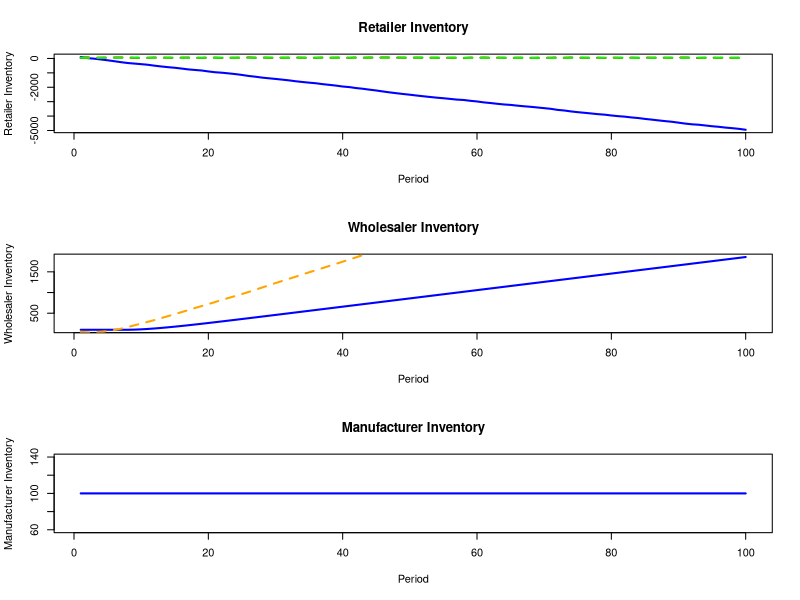

Reproduce this figure in R.

# Parameters
n_periods <- 100             # Number of periods for the simulation
initial_inventory <- 100     # Initial inventory at each level
order_up_to_level <- 120     # Target order-up-to level for each level of the supply chain
order_delay <- 2             # Number of periods of delay in orders
demand_variability <- 10     # Variability in demand (standard deviation)
replenishment_time <- 3      # Time taken for orders to be fulfilled (lead time)
cost_per_order <- 10         # Cost per order
holding_cost <- 1            # Holding cost per unit of inventory
backorder_cost <- 5          # Backorder cost per unit of unmet demand

# Forecasting and smoothing parameters
smoothing_factor <- 0.2      # Exponential smoothing factor for forecasting

# Variables initialization with length equal to n_periods
retailer_demand <- rep(0, n_periods)
retailer_inventory <- rep(0, n_periods)
wholesaler_inventory <- rep(0, n_periods)
manufacturer_inventory <- rep(0, n_periods)
wholesaler_orders <- rep(0, n_periods)
manufacturer_orders <- rep(0, n_periods)
retailer_forecast <- rep(0, n_periods)
wholesaler_forecast <- rep(0, n_periods)
manufacturer_forecast <- rep(0, n_periods)
retailer_order <- rep(0, n_periods)
wholesaler_order <- rep(0, n_periods)
manufacturer_order <- rep(0, n_periods)

# Initial inventories and forecasts
retailer_inventory[1] <- initial_inventory
wholesaler_inventory[1] <- initial_inventory
manufacturer_inventory[1] <- initial_inventory
retailer_forecast[1] <- 50
wholesaler_forecast[1] <- 50
manufacturer_forecast[1] <- 50

# Initialize orders for first period
wholesaler_orders[1] <- 0
manufacturer_orders[1] <- 0

# Retailer Demand Generation (random fluctuations with seasonal component)
for (t in 1:n_periods) {
  seasonal_demand_factor <- 1 + 0.1 * sin(2 * pi * t / 12)  # Add seasonal fluctuations
  retailer_demand[t] <- round(rnorm(1, mean=50, sd=demand_variability) * seasonal_demand_factor)
}

# Simulation
for (t in 2:n_periods) {
  
  # Retailer's behavior with order smoothing
  if (t > order_delay) {
    retailer_inventory[t] <- retailer_inventory[t-1] - retailer_demand[t] + wholesaler_orders[t - order_delay]
  } else {
    retailer_inventory[t] <- retailer_inventory[t-1] - retailer_demand[t]
  }
  
  # Retailer Forecasting using Exponential Smoothing
  retailer_forecast[t] <- smoothing_factor * retailer_demand[t-1] + (1 - smoothing_factor) * retailer_forecast[t-1]
  
  # Retailer Order Calculation (using forecast)
  retailer_order[t] <- max(0, order_up_to_level - retailer_inventory[t] - retailer_forecast[t])
  
  # Wholesaler's behavior: reacts to demand from retailer but with forecast and delay
  if (t > order_delay) {
    wholesaler_inventory[t] <- wholesaler_inventory[t-1] - wholesaler_orders[t] 
    # Ensure we do not reference an out-of-bounds index for manufacturer orders
    if (t - replenishment_time > 0) {
      wholesaler_inventory[t] <- wholesaler_inventory[t] + manufacturer_orders[t - replenishment_time]
    } else {
      wholesaler_inventory[t] <- wholesaler_inventory[t] # No orders yet from manufacturer
    }
  } else {
    wholesaler_inventory[t] <- wholesaler_inventory[t-1]
  }
  
  # Ensure wholesaler orders are initialized and properly updated
  wholesaler_orders[t] <- max(0, wholesaler_order[t])
  
  # Wholesaler Forecasting using Exponential Smoothing
  wholesaler_forecast[t] <- smoothing_factor * retailer_order[t-1] + (1 - smoothing_factor) * wholesaler_forecast[t-1]
  
  # Wholesaler Order Calculation (based on forecast)
  wholesaler_order[t] <- max(0, order_up_to_level - wholesaler_inventory[t] - wholesaler_forecast[t])
  
  # Manufacturer's behavior: reacts to orders from wholesaler but with forecast and delay
  if (t > replenishment_time) {
    manufacturer_inventory[t] <- manufacturer_inventory[t-1] - manufacturer_orders[t] 
  } else {
    manufacturer_inventory[t] <- manufacturer_inventory[t-1]
  }
  
  # Ensure manufacturer orders are initialized and properly updated
  manufacturer_orders[t] <- max(0, manufacturer_order[t])
  
  # Manufacturer Forecasting using Exponential Smoothing
  manufacturer_forecast[t] <- smoothing_factor * wholesaler_order[t-1] + (1 - smoothing_factor) * manufacturer_forecast[t-1]
  
  # Manufacturer Order Calculation (based on forecast)
  manufacturer_order[t] <- max(0, order_up_to_level - manufacturer_inventory[t] - manufacturer_forecast[t])
  
  # **Fix**: Safeguard when referencing out-of-bound indices
  # Check if t - replenishment_time is a valid index
  if (t - replenishment_time > 0) {
    wholesaler_inventory[t] <- wholesaler_inventory[t-1] - wholesaler_orders[t] + manufacturer_orders[t - replenishment_time]
  } else {
    wholesaler_inventory[t] <- wholesaler_inventory[t-1] - wholesaler_orders[t]  # No orders yet from manufacturer
  }
  
  # Store orders (ensure they are not empty)
  wholesaler_orders[t] <- wholesaler_order[t]
  manufacturer_orders[t] <- manufacturer_order[t]
}

# Plot results
par(mfrow=c(3,1))

# Retailer Inventory, Demand, and Forecast
plot(1:n_periods, retailer_inventory, type='l', col='blue', lwd=2, xlab='Period', ylab='Retailer Inventory', main='Retailer Inventory')
lines(1:n_periods, retailer_demand, col='red', lwd=2, lty=2)
lines(1:n_periods, retailer_forecast, col='green', lwd=2, lty=2)

# Wholesaler Inventory, Orders, and Forecast
plot(1:n_periods, wholesaler_inventory, type='l', col='blue', lwd=2, xlab='Period', ylab='Wholesaler Inventory', main='Wholesaler Inventory')
lines(1:n_periods, wholesaler_orders, col='green', lwd=2, lty=2)
lines(1:n_periods, wholesaler_forecast, col='orange', lwd=2, lty=2)

# Manufacturer Inventory, Orders, and Forecast
plot(1:n_periods, manufacturer_inventory, type='l', col='blue', lwd=2, xlab='Period', ylab='Manufacturer Inventory', main='Manufacturer Inventory')
lines(1:n_periods, manufacturer_orders, col='purple', lwd=2, lty=2)
lines(1:n_periods, manufacturer_forecast, col='pink', lwd=2, lty=2)
